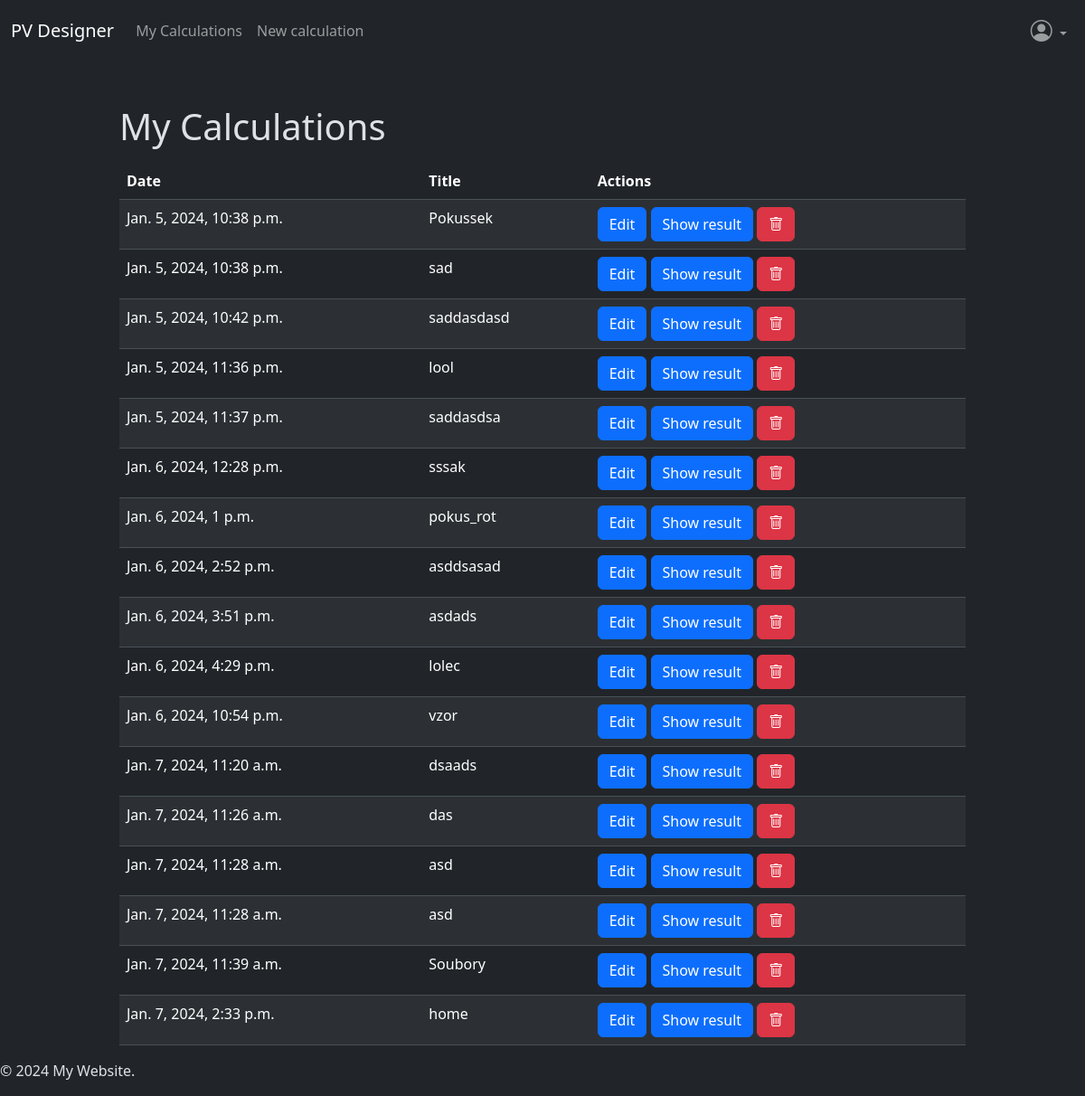
Page /calculations/ (signed in) on the earlier database version.
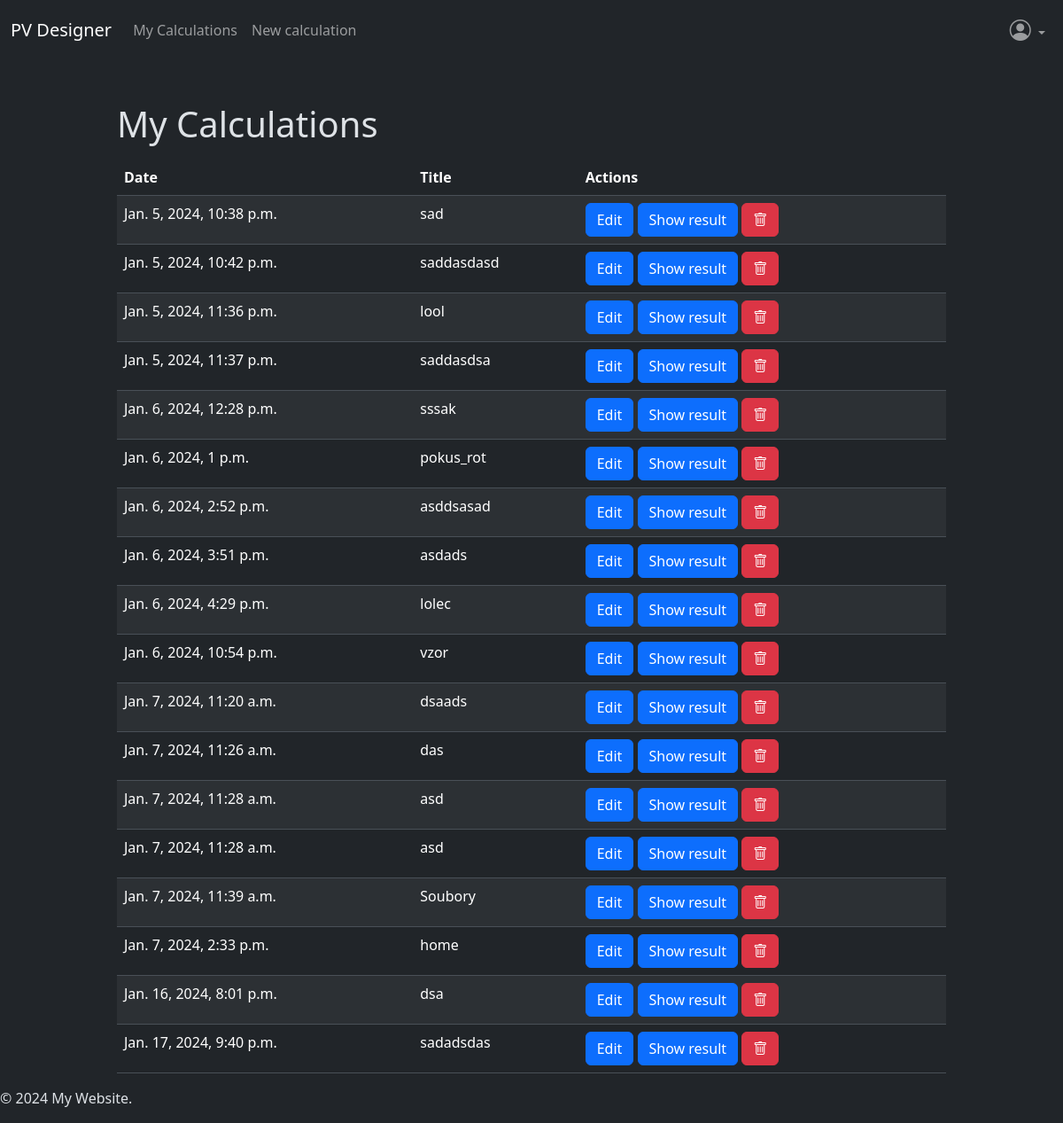
Same page on the later database version.
### web_pv_designer/models.py (models this page shows, shortened)
class MapData(models.Model):
    user = models.ForeignKey(CustomUser, on_delete=models.CASCADE, null=True)
    latitude = models.FloatField()
    longitude = models.FloatField()
    areas = models.JSONField()
    areasData = models.JSONField()
    zoom = models.IntegerField()
    map_image = models.ImageField(upload_to='map_images/', blank=True, null=True)
    pv_power_plant = models.ForeignKey('PVPowerPlant', null=True, on_delete=models.CASCADE)
    areasObjects = models.ManyToManyField('Area', blank=True)

class PVPowerPlant(models.Model):
    title = models.CharField(max_length=255)
    system_loss = models.FloatField()
    pv_electricity_price = models.BooleanField(default=False)
    pv_system_cost = models.FloatField(blank=True, null=True)
    interest = models.FloatField(blank=True, null=True)
    lifetime = models.IntegerField(blank=True, null=True)
    created_at = models.DateTimeField(auto_now_add=True)
    solar_panel = models.ForeignKey('SolarPanel', on_delete=models.PROTECT, null=True)

### web_pv_designer/views.py (the view)
# urls.py: path('calculations/', views.calculations_list, name='calculations'),
def calculations_list(request):
    records = MapData.objects.filter(user=request.user)
    context = {'records': records}
    return render(request, 'user_calculations.html', context)

### web_pv_designer/templates/user_calculations.html (shortened to what this page needs)
{% extends 'base.html' %}
{% load static %}
{% block content %}
    <head>
    </head>
    <div class="container mt-5">
        <div id="content">
            <h1>My Calculations</h1>
            <table class="table table-striped mt-3">
                <thead>
                <tr>
                    <th>Date</th>
                    <th>Title</th>
                    <th>Actions</th>
                </tr>
                </thead>
                <tbody>
                {% for record in records %}
                    <tr>
                        <td>{{ record.pv_power_plant.created_at }}</td>
                        <td>{{ record.pv_power_plant.title }}</td>
                        <td>
                            <a href="{% url 'map' %}{{ record.pv_power_plant.id }}?record_id={{ record.id }}"
                               class="btn btn-primary">Edit</a>
                            <button onclick="showCalculationResult({{ record.id }})" class="btn btn-primary">Show
                                result
                            </button>
                            <form id="deleteRecordForm" method="post"
                                  action="{% url 'delete_record' %}?id={{ record.id }}" style="display: inline;">
                                <button type="button" class="btn btn-danger" onclick="confirmDelete()"><i
                                        class="bi bi-trash"></i></button>
                            </form>
                        </td>
                    </tr>
                {% endfor %}
                </tbody>
            </table>
        </div>
    </div>
{% endblock %}

### web_pv_designer/templates/base.html (shortened to what this page needs)
<!DOCTYPE html>
<html data-bs-theme="dark">
{% load static %}
<head>
    <link href="https://cdn.jsdelivr.net/npm/bootstrap@5.3.1/dist/css/bootstrap.min.css" rel="stylesheet"
>
    <link href="https://cdn.jsdelivr.net/npm/bootstrap-icons@1.7.2/font/bootstrap-icons.css" rel="stylesheet">
    <link rel="stylesheet" href="{% static 'style.css' %}">
</head>
<body>
<header>
    <nav class="navbar navbar-expand-lg navbar-dark bg-dark" id="main_nav">
        <div class="container-fluid">
            <a class="navbar-brand" href="{% url 'home' %}">PV Designer</a>
            <div class="collapse navbar-collapse" id="navbarNav">
                <ul class="navbar-nav me-auto mb-2 mb-lg-0">
                    <li class="nav-item">
                        <a class="nav-link" href="{% url 'calculations' %}">My Calculations</a>
                    </li>
                    <li class="nav-item">
                        <a class="nav-link" href="{% url 'start_page' %}">New calculation</a>
                    </li>
                </ul>
                <ul class="navbar-nav">
                    {% if user.is_authenticated %}
                        <li class="nav-item dropdown">
                            <a class="nav-link dropdown-toggle" href="#" id="userDropdown" role="button"
                               data-bs-toggle="dropdown" aria-expanded="false">
                                <i class="bi bi-person-circle" style="font-size: 24px;"></i>
                            </a>
                        </li>
                    {% endif %}
                </ul>
            </div>
        </div>
    </nav>
</header>
<main>
    {% block content %}{% endblock %}
</main>
<footer>
    <p>&copy; {% now "Y" %} My Website.</p>
</footer>
</body>
</html>

### web_pv_designer/static/style.css (style rules this page uses)
.container { max-width: 80vw; }

Differences in the rows shown:
removed MapData: pv_power_plant.created_at "Jan. 5, 2024, 10:38 p.m.", pv_power_plant "Pokussek"
added MapData: pv_power_plant.created_at "Jan. 16, 2024, 8:01 p.m.", pv_power_plant "dsa"
added MapData: pv_power_plant.created_at "Jan. 17, 2024, 9:40 p.m.", pv_power_plant "sadadsdas"
